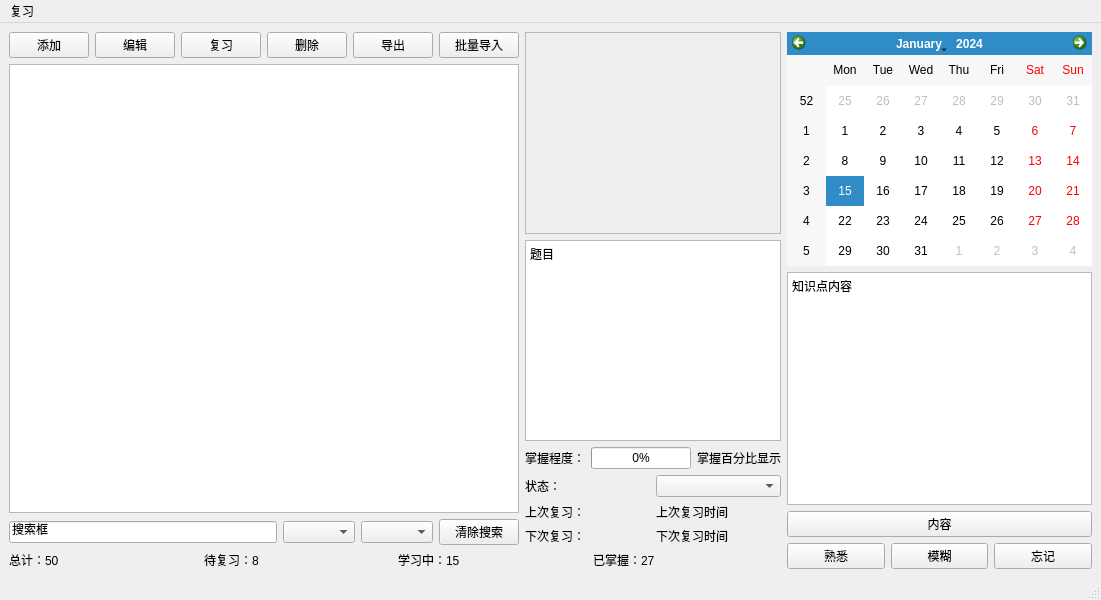
<?xml version="1.0" encoding="UTF-8"?>
<ui version="4.0">
 <class>MainWindow</class>
 <widget class="QMainWindow" name="MainWindow">
  <property name="geometry">
   <rect>
    <x>0</x>
    <y>0</y>
    <width>1101</width>
    <height>600</height>
   </rect>
  </property>
  <property name="windowTitle">
   <string>MainWindow</string>
  </property>
  <widget class="QWidget" name="centralwidget">
   <layout class="QHBoxLayout" name="horizontalLayout_11">
    <item>
     <layout class="QHBoxLayout" name="horizontalLayout_10">
      <item>
       <layout class="QVBoxLayout" name="verticalLayout_6">
        <item>
         <layout class="QHBoxLayout" name="horizontalLayout_8">
          <item>
           <layout class="QVBoxLayout" name="verticalLayout_5">
            <item>
             <layout class="QHBoxLayout" name="horizontalLayout">
              <item>
               <widget class="QPushButton" name="btnAddNew">
                <property name="text">
                 <string>添加</string>
                </property>
               </widget>
              </item>
              <item>
               <widget class="QPushButton" name="btnEditPoint">
                <property name="text">
                 <string>编辑</string>
                </property>
               </widget>
              </item>
              <item>
               <widget class="QPushButton" name="btnMarkReviewed">
                <property name="text">
                 <string>复习</string>
                </property>
               </widget>
              </item>
              <item>
               <widget class="QPushButton" name="btnDeletePoint">
                <property name="text">
                 <string>删除</string>
                </property>
               </widget>
              </item>
              <item>
               <widget class="QPushButton" name="btnExportData">
                <property name="text">
                 <string>导出</string>
                </property>
               </widget>
              </item>
              <item>
               <widget class="QPushButton" name="btnImportData">
                <property name="text">
                 <string>批量导入</string>
                </property>
               </widget>
              </item>
             </layout>
            </item>
            <item>
             <layout class="QVBoxLayout" name="verticalLayout_3">
              <item>
               <widget class="QListWidget" name="listKnowledgePoints"/>
              </item>
              <item>
               <layout class="QHBoxLayout" name="horizontalLayout_2">
                <item>
                 <widget class="QLineEdit" name="editSearch">
                  <property name="text">
                   <string>搜索框</string>
                  </property>
                 </widget>
                </item>
                <item>
                 <widget class="QComboBox" name="comboFilterCategory"/>
                </item>
                <item>
                 <widget class="QComboBox" name="comboFilterStatus"/>
                </item>
                <item>
                 <widget class="QPushButton" name="btnClearSearch">
                  <property name="text">
                   <string>清除搜索</string>
                  </property>
                 </widget>
                </item>
               </layout>
              </item>
             </layout>
            </item>
           </layout>
          </item>
          <item>
           <layout class="QVBoxLayout" name="verticalLayout_4">
            <item>
             <layout class="QVBoxLayout" name="verticalLayout_2">
              <item>
               <widget class="QScrollArea" name="scrollImageArea">
                <property name="widgetResizable">
                 <bool>true</bool>
                </property>
                <widget class="QWidget" name="scrollContent">
                 <property name="enabled">
                  <bool>true</bool>
                 </property>
                 <property name="geometry">
                  <rect>
                   <x>0</x>
                   <y>0</y>
                   <width>268</width>
                   <height>195</height>
                  </rect>
                 </property>
                 <property name="autoFillBackground">
                  <bool>true</bool>
                 </property>
                </widget>
               </widget>
              </item>
              <item>
               <widget class="QTextEdit" name="textquestion">
                <property name="html">
                 <string>&lt;!DOCTYPE HTML PUBLIC &quot;-//W3C//DTD HTML 4.0//EN&quot; &quot;http://www.w3.org/TR/REC-html40/strict.dtd&quot;&gt;
&lt;html&gt;&lt;head&gt;&lt;meta name=&quot;qrichtext&quot; content=&quot;1&quot; /&gt;&lt;meta charset=&quot;utf-8&quot; /&gt;&lt;style type=&quot;text/css&quot;&gt;
p, li { white-space: pre-wrap; }
hr { height: 1px; border-width: 0; }
li.unchecked::marker { content: &quot;\2610&quot;; }
li.checked::marker { content: &quot;\2612&quot;; }
&lt;/style&gt;&lt;/head&gt;&lt;body style=&quot; font-family:'Microsoft YaHei UI'; font-size:9pt; font-weight:400; font-style:normal;&quot;&gt;
&lt;p style=&quot; margin-top:0px; margin-bottom:0px; margin-left:0px; margin-right:0px; -qt-block-indent:0; text-indent:0px;&quot;&gt;题目&lt;/p&gt;&lt;/body&gt;&lt;/html&gt;</string>
                </property>
               </widget>
              </item>
             </layout>
            </item>
            <item>
             <layout class="QVBoxLayout" name="verticalLayout">
              <item>
               <layout class="QHBoxLayout" name="horizontalLayout_3">
                <item>
                 <widget class="QLabel" name="labelMasteryText">
                  <property name="text">
                   <string>掌握程度：</string>
                  </property>
                 </widget>
                </item>
                <item>
                 <widget class="QProgressBar" name="progressMastery">
                  <property name="value">
                   <number>0</number>
                  </property>
                 </widget>
                </item>
                <item>
                 <widget class="QLabel" name="labelMasteryPercen">
                  <property name="text">
                   <string>掌握百分比显示</string>
                  </property>
                 </widget>
                </item>
               </layout>
              </item>
              <item>
               <layout class="QHBoxLayout" name="horizontalLayout_7">
                <item>
                 <widget class="QLabel" name="labelStatusText">
                  <property name="text">
                   <string>状态：</string>
                  </property>
                 </widget>
                </item>
                <item>
                 <widget class="QComboBox" name="comboStatus"/>
                </item>
               </layout>
              </item>
              <item>
               <layout class="QHBoxLayout" name="horizontalLayout_6">
                <item>
                 <widget class="QLabel" name="labelLastReviewText">
                  <property name="text">
                   <string>上次复习：</string>
                  </property>
                 </widget>
                </item>
                <item>
                 <widget class="QLabel" name="labelLastReviewValue">
                  <property name="text">
                   <string>上次复习时间</string>
                  </property>
                 </widget>
                </item>
               </layout>
              </item>
              <item>
               <layout class="QHBoxLayout" name="horizontalLayout_5">
                <item>
                 <widget class="QLabel" name="labelNextReviewText">
                  <property name="text">
                   <string>下次复习：</string>
                  </property>
                 </widget>
                </item>
                <item>
                 <widget class="QLabel" name="labelNextReviewValue">
                  <property name="text">
                   <string>下次复习时间</string>
                  </property>
                 </widget>
                </item>
               </layout>
              </item>
             </layout>
            </item>
           </layout>
          </item>
         </layout>
        </item>
        <item>
         <layout class="QHBoxLayout" name="horizontalLayout_4">
          <item>
           <widget class="QLabel" name="labelStatsTotal">
            <property name="text">
             <string>总计：50</string>
            </property>
           </widget>
          </item>
          <item>
           <widget class="QLabel" name="labelStatsDue">
            <property name="text">
             <string>待复习：8</string>
            </property>
           </widget>
          </item>
          <item>
           <widget class="QLabel" name="label_3">
            <property name="text">
             <string>学习中：15</string>
            </property>
           </widget>
          </item>
          <item>
           <widget class="QLabel" name="label_4">
            <property name="text">
             <string>已掌握：27</string>
            </property>
           </widget>
          </item>
         </layout>
        </item>
       </layout>
      </item>
      <item>
       <layout class="QVBoxLayout" name="verticalLayout_7">
        <item>
         <widget class="QCalendarWidget" name="calendarReview"/>
        </item>
        <item>
         <widget class="QTextEdit" name="textContent">
          <property name="html">
           <string>&lt;!DOCTYPE HTML PUBLIC &quot;-//W3C//DTD HTML 4.0//EN&quot; &quot;http://www.w3.org/TR/REC-html40/strict.dtd&quot;&gt;
&lt;html&gt;&lt;head&gt;&lt;meta name=&quot;qrichtext&quot; content=&quot;1&quot; /&gt;&lt;meta charset=&quot;utf-8&quot; /&gt;&lt;style type=&quot;text/css&quot;&gt;
p, li { white-space: pre-wrap; }
hr { height: 1px; border-width: 0; }
li.unchecked::marker { content: &quot;\2610&quot;; }
li.checked::marker { content: &quot;\2612&quot;; }
&lt;/style&gt;&lt;/head&gt;&lt;body style=&quot; font-family:'Microsoft YaHei UI'; font-size:9pt; font-weight:400; font-style:normal;&quot;&gt;
&lt;p style=&quot; margin-top:0px; margin-bottom:0px; margin-left:0px; margin-right:0px; -qt-block-indent:0; text-indent:0px;&quot;&gt;知识点内容&lt;/p&gt;&lt;/body&gt;&lt;/html&gt;</string>
          </property>
         </widget>
        </item>
        <item>
         <widget class="QPushButton" name="showcontent">
          <property name="text">
           <string>内容</string>
          </property>
         </widget>
        </item>
        <item>
         <layout class="QHBoxLayout" name="horizontalLayout_9">
          <item>
           <widget class="QPushButton" name="familiarButton">
            <property name="text">
             <string>熟悉</string>
            </property>
           </widget>
          </item>
          <item>
           <widget class="QPushButton" name="indistinctButton">
            <property name="text">
             <string>模糊</string>
            </property>
           </widget>
          </item>
          <item>
           <widget class="QPushButton" name="forgetButton">
            <property name="text">
             <string>忘记</string>
            </property>
           </widget>
          </item>
         </layout>
        </item>
       </layout>
      </item>
     </layout>
    </item>
   </layout>
  </widget>
  <widget class="QMenuBar" name="menubar">
   <property name="geometry">
    <rect>
     <x>0</x>
     <y>0</y>
     <width>1101</width>
     <height>21</height>
    </rect>
   </property>
   <widget class="QMenu" name="menu">
    <property name="title">
     <string>复习</string>
    </property>
   </widget>
   <addaction name="menu"/>
  </widget>
  <widget class="QStatusBar" name="statusbar"/>
 </widget>
 <resources/>
 <connections/>
</ui>
